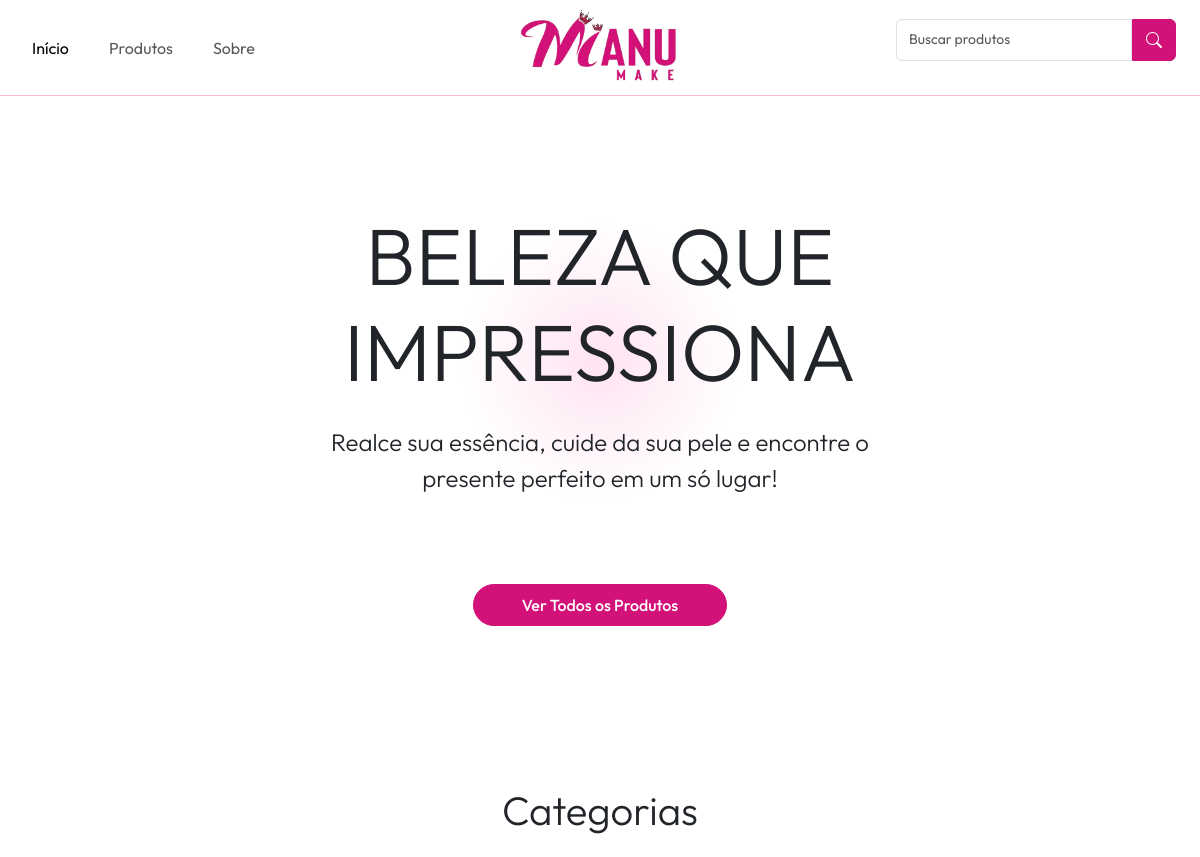
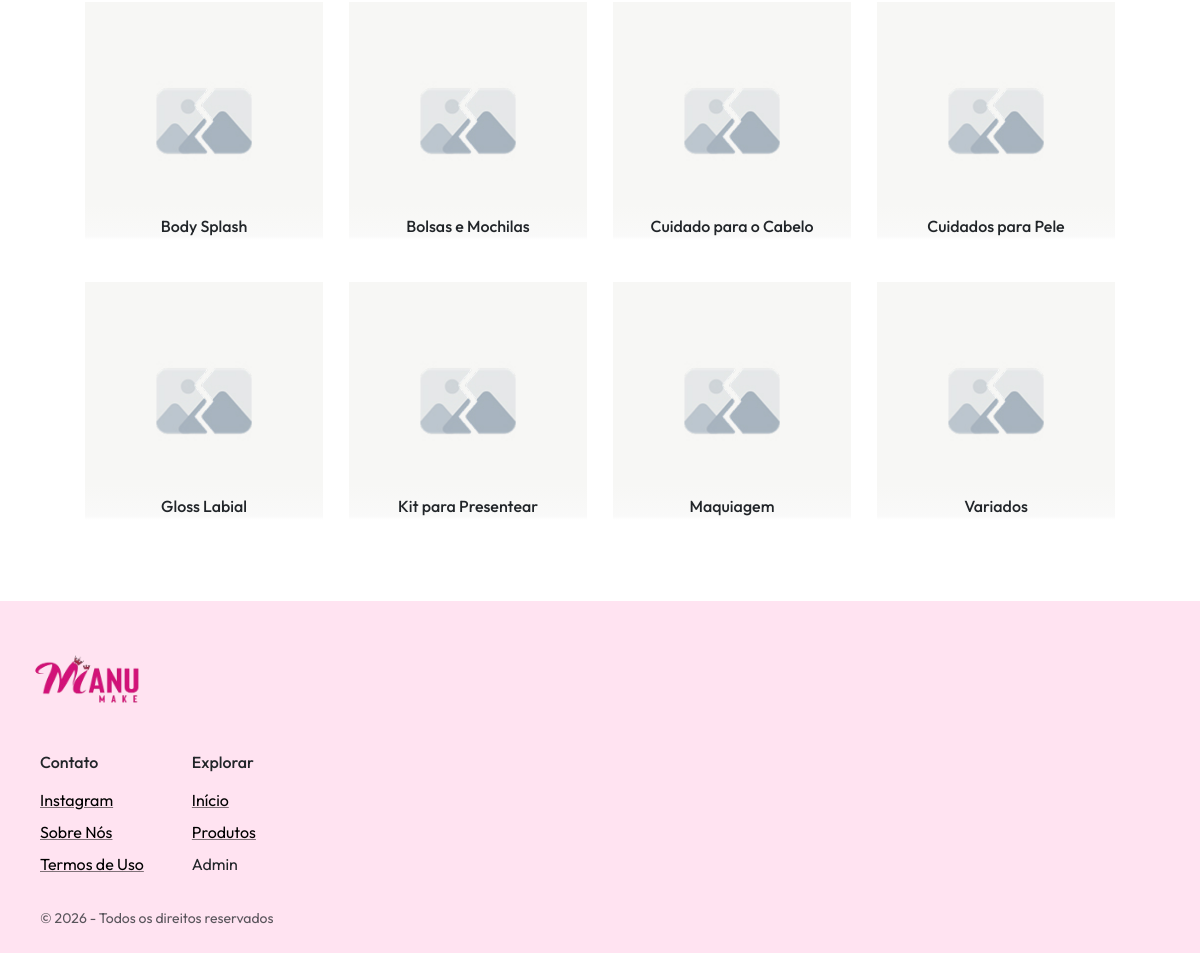
The page / on the database its author committed (2 pictures, top to bottom).
### tables this page shows
CREATE TABLE categoria (
    id INT UNSIGNED NOT NULL AUTO_INCREMENT PRIMARY KEY,
    nome VARCHAR(100) NOT NULL,
    slug VARCHAR(100) NOT NULL,
    ordem INT UNSIGNED NOT NULL DEFAULT 0,
    imagem VARCHAR(200) NULL,
    criado_em TIMESTAMP NOT NULL DEFAULT CURRENT_TIMESTAMP,
    atualizado_em TIMESTAMP NOT NULL DEFAULT CURRENT_TIMESTAMP ON UPDATE CURRENT_TIMESTAMP
);

### config/functions.php (called while the page is built, shortened)
<?php
function buscarCategorias(PDO $pdo): array
{
  $sql = "SELECT id, nome, slug, imagem FROM categoria ORDER BY ordem, nome";
  return $pdo->query($sql)->fetchAll(PDO::FETCH_ASSOC);
}

### pages/home.php (the view)
<?php
require_once __DIR__ . '/../config/database.php';
require_once __DIR__ . '/../config/functions.php';
$baseUrl = $baseUrl ?? '';
$categorias = buscarCategorias($pdo);
?>
<main class="container flex-grow-1 d-flex flex-column gap-5">
  <section class="hero-section container-sm text-center pt-112">
    <div class="hero-content mx-auto d-flex flex-column gap-3">
      <h1 class="display-1 ">BELEZA QUE IMPRESSIONA</h1>
      <p class="hero-subtitle fw-light mb-4">Realce sua essência, cuide da sua pele e encontre o presente perfeito em um só lugar!</p>
      <a href="<?= $baseUrl ?>/produtos" class="btn btn-primary py-2 mx-auto rounded-5 px-5 fw-medium mt-5">Ver Todos os Produtos</a>
    </div>
  </section>
  <?php if (!empty($categorias)) : ?>
    <section class="container-sm pt-112">
      <h2 class="display-6 text-center mb-4">Categorias</h2>
      <div class="row g-3 mx-auto items-grid">
        <?php foreach ($categorias as $categoria) : ?>
          <a href="<?= $baseUrl ?>/produtos?categoria=<?= $categoria['slug'] ?>" class="small categoria-item p-0 text-center col-6">
            <img
              src="<?= $baseUrl ?>/uploads/<?= $categoria['imagem'] ?>"
              alt="<?= $categoria['nome'] ?>"
              class="grid-item-imagem"
              onerror="this.onerror=null;this.src='<?= $baseUrl ?>/assets/images/fallback.jpg';">
            <h6 class="w-100"><?= $categoria['nome'] ?></h6>
          </a>
        <?php endforeach; ?>
      </div>
    </section>
  <?php endif; ?>
</main>

### assets/css/style.css (style rules this page uses)
:root, [data-bs-theme="light"] { --bs-gray: #6c757d; --bs-gray-dark: #343a40; --bs-gray-100: #f8f9fa; --bs-gray-200: #e9ecef; --bs-gray-300: #dee2e6; --bs-gray-400: #ced4da; --bs-gray-500: #adb5bd; --bs-gray-600: #6c757d; --bs-gray-700: #495057; --bs-gray-800: #343a40; --bs-gray-900: #212529; --bs-primary-lightest: #ffe3f1; --bs-primary-lighter: #f9b9db; --bs-primary-light: #f372b7; --bs-primary: #d21279; --bs-primary-dark: #a10e5c; --bs-secondary: #6c757d; --bs-primary-rgb: 210, 18, 121; --bs-secondary-rgb: 108, 117, 125; --bs-body-color-rgb: 33, 37, 41; --bs-font-sans-serif: "Outfit", -apple-system, BlinkMacSystemFont, "Segoe UI", Roboto, "Helvetica Neue", Arial, sans-serif, "Apple Color Emoji", "Segoe UI Emoji", "Segoe UI Symbol"; --bs-body-font-family: var(--bs-font-sans-serif); --bs-body-color: var(--bs-gray-900); --bs-border-color: var(--bs-gray-300); --bs-link-color: var(--bs-primary); --bs-link-hover-color: var(--bs-primary-dark); }
.btn-primary { --bs-btn-color: #fff; --bs-btn-bg: var(--bs-primary); --bs-btn-border-color: var(--bs-primary); --bs-btn-hover-color: #fff; --bs-btn-hover-bg: var(--bs-primary-dark); --bs-btn-hover-border-color: var(--bs-primary-dark); --bs-btn-focus-shadow-rgb: 255, 132, 253; --bs-btn-active-color: #fff; --bs-btn-active-bg: var(--bs-primary-dark); --bs-btn-active-border-color: var(--bs-primary-dark); --bs-btn-active-shadow: inset 0 3px 5px rgba(0, 0, 0, 0.125); --bs-btn-disabled-color: #fff; --bs-btn-disabled-bg: var(--bs-primary-dark); --bs-btn-disabled-border-color: var(--bs-primary-dark); }
img { width: 100%; }

### assets/css/custom.css (style rules this page uses)
.pt-112 { padding-top: 112px; }
.items-grid { display: grid; grid-template-columns: repeat(auto-fit, minmax(auto, 240px)); justify-content: center; gap: 1.5rem; }
.grid-item-imagem { width: 100%; height: 100%; object-fit: cover; }

### assets/css/pages/home.css (style rules this page uses)
.hero-section { background: radial-gradient(circle 200px at center, var(--bs-primary-lightest) 0%, transparent 70%); }
.hero-content { max-width: 320px; }
@media screen and (min-width: 768px) { .hero-content { max-width: 600px; } }
@media screen and (min-width: 768px) { .hero-subtitle { font-size: 1.5rem; } }
@media screen and (min-width: 768px) { .btn { max-width: max-content; padding: 0.75rem 1.25rem; } }

### rows shown on the page
categoria: nome "Body Splash"
categoria: nome "Bolsas e Mochilas"
categoria: nome "Cuidado para o Cabelo"
categoria: nome "Cuidados para Pele"
categoria: nome "Gloss Labial"
categoria: nome "Kit para Presentear"
categoria: nome "Maquiagem"
categoria: nome "Variados"

### other values the page prints
$link['name'] "Início"
$link['name'] "Produtos"
$link['name'] "Sobre"
